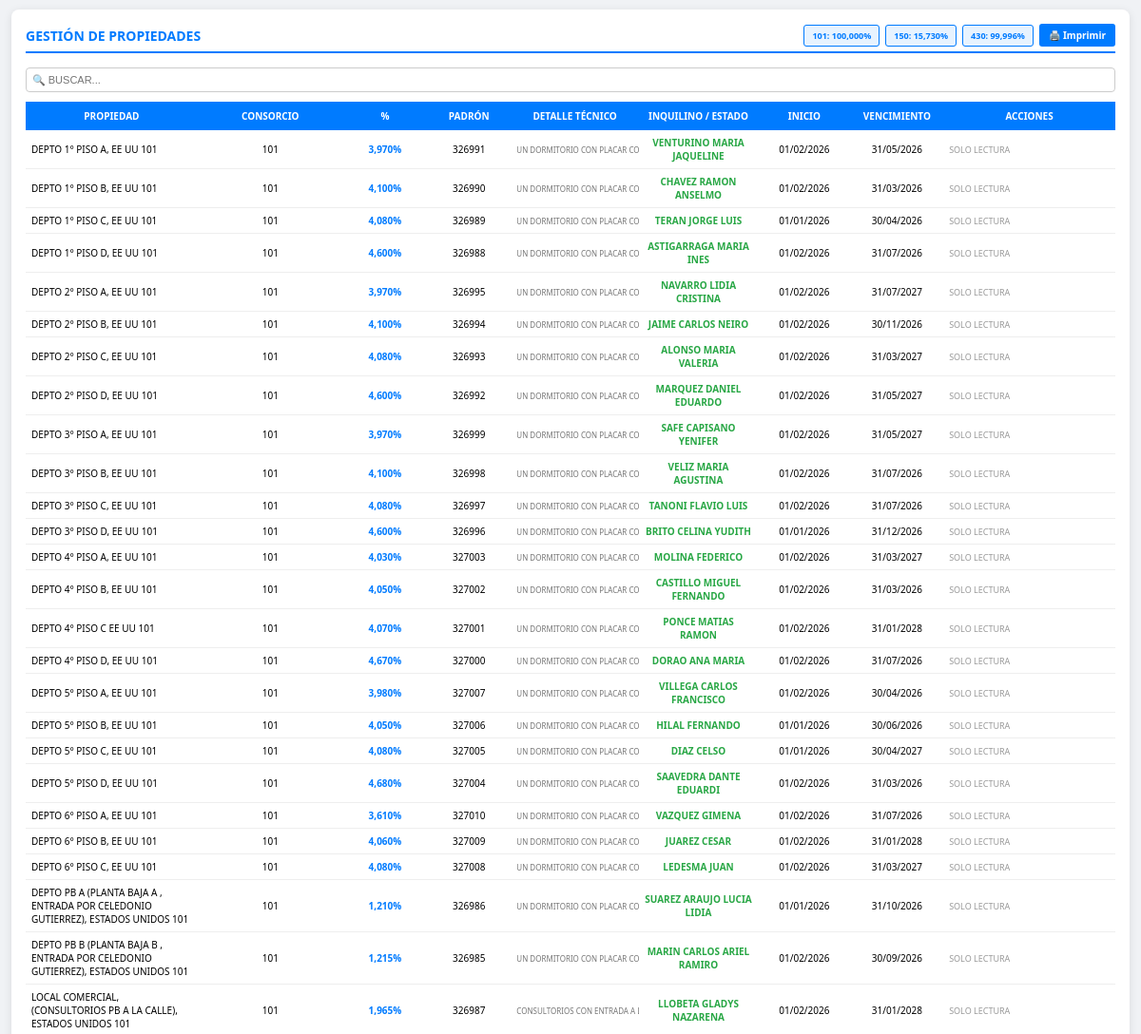
The page /propiedades.php (signed in, upper part) on the database as committed earlier.
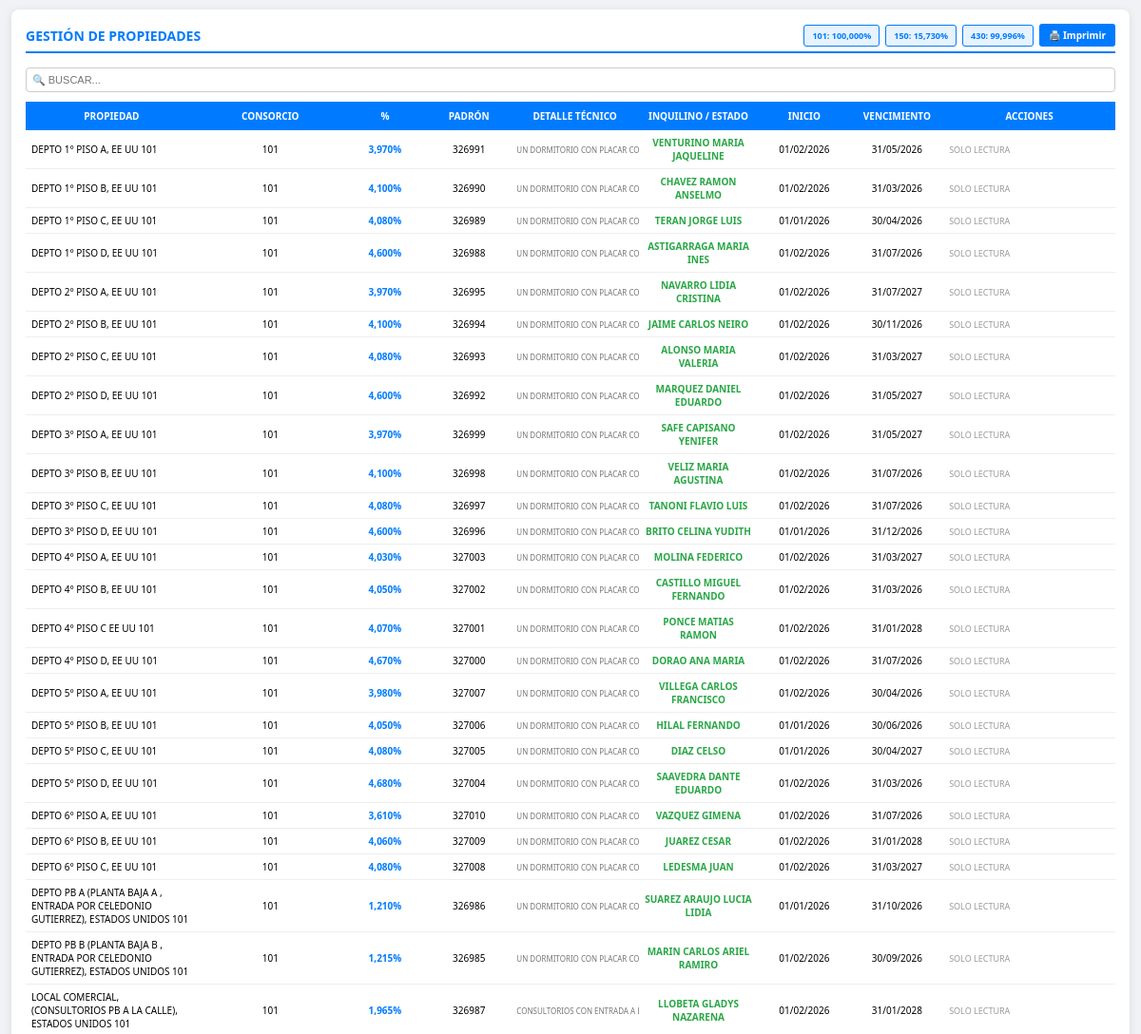
The same page on the database as committed later.
### tables this page shows
CREATE TABLE `propiedades` (
  `propiedad_id` int(11) NOT NULL AUTO_INCREMENT,
  `propiedad` varchar(255) NOT NULL,
  `ciudad` varchar(100) DEFAULT NULL,
  `padron` varchar(12) NOT NULL,
  `detalle` text NOT NULL,
  `consorcio` varchar(5) NOT NULL,
  `porcentaje` decimal(6,3) DEFAULT NULL,
  `propietario_id` int(11) NOT NULL,
  `alquiler` int(11) DEFAULT NULL,
  PRIMARY KEY (`propiedad_id`),
  UNIQUE KEY `padron` (`padron`),
  KEY `fk_propietario` (`propietario_id`),
  CONSTRAINT `fk_propietario` FOREIGN KEY (`propietario_id`) REFERENCES `usuarios` (`id`)
);

CREATE TABLE `usuarios` (
  `id` int(11) NOT NULL AUTO_INCREMENT,
  `apellido` varchar(150) NOT NULL,
  `dni` varchar(20) NOT NULL,
  `cuit` varchar(25) DEFAULT NULL,
  `domicilio` varchar(200) DEFAULT NULL,
  `email` varchar(100) DEFAULT NULL,
  `celular` varchar(20) DEFAULT NULL,
  `consorcio` varchar(100) DEFAULT NULL,
  PRIMARY KEY (`id`)
);

CREATE TABLE `alquileres` (
  `alquiler_id` int(11) NOT NULL AUTO_INCREMENT,
  `propiedad_id` int(11) NOT NULL,
  `inquilino1_id` int(11) NOT NULL,
  `inquilino2_id` int(11) DEFAULT NULL,
  `codeudor1_id` int(11) NOT NULL,
  `codeudor2_id` int(11) DEFAULT NULL,
  `plazo_meses` int(11) DEFAULT NULL,
  `destino` varchar(50) DEFAULT 'VIVIENDA',
  `fecha_inicio` date DEFAULT NULL,
  `fecha_fin` date DEFAULT NULL,
  `precio_convenido` decimal(10,2) DEFAULT NULL,
  `fecha_firma` date DEFAULT NULL,
  `monto_deposito` decimal(10,2) DEFAULT NULL,
  `estado` enum('VIGENTE','BAJA') DEFAULT 'VIGENTE',
  `fecha_creacion` timestamp NOT NULL DEFAULT current_timestamp(),
  PRIMARY KEY (`alquiler_id`)
);

### propiedades.php (the view, shortened to what this page needs)
<?php
include 'db.php';
$sql = "SELECT p.*, u.apellido as nombre_inquilino, a.fecha_inicio as inicio, a.fecha_fin as vencimiento
        FROM propiedades p
        LEFT JOIN alquileres a ON a.propiedad_id = p.propiedad_id AND a.estado = 'VIGENTE'
        LEFT JOIN usuarios u ON a.inquilino1_id = u.id
        ORDER BY p.consorcio ASC, p.propiedad ASC";
$resultado = mysqli_query($conexion, $sql);
$nivelAcceso = (int)($_SESSION['acceso_nivel'] ?? 0);
$soloLectura = ($nivelAcceso < 2);
$sumas_consorcios = array();
$r_consorcios = mysqli_query($conexion, "SELECT consorcio, COALESCE(SUM(porcentaje), 0) AS total FROM propiedades WHERE porcentaje IS NOT NULL AND consorcio IS NOT NULL AND consorcio != '' GROUP BY consorcio ORDER BY consorcio ASC");
if ($r_consorcios) {
    while ($row_cons = mysqli_fetch_assoc($r_consorcios)) {
        $sumas_consorcios[$row_cons['consorcio']] = (float)$row_cons['total'];
    }
}
?>
<!DOCTYPE html>
<html lang="es">
<head>
</head>
<body onkeydown="var e=event||window.event;if((e.keyCode||e.which)===27){e.preventDefault();window.location.href='index.php';return false;}">
<div class="contenedor">
    <div class="encabezado">
        <h2>Gestión de Propiedades</h2>
        <div style="display:flex; align-items:center; gap:6px; flex-wrap:wrap;">
            <?php foreach ($sumas_consorcios as $cons => $suma): ?>
            <span style="background:#e7f3ff; color:#007bff; padding:4px 8px; border-radius:3px; font-weight:bold; font-size:9px; border:1px solid #007bff; white-space:nowrap;"><?= htmlspecialchars($cons) ?>: <?= number_format($suma, 3, ',', '.') ?>%</span>
            <?php endforeach; ?>
            <a href="imprimir_propiedades.php" target="_blank" style="background:#007bff; color:white; padding:5px 10px; border-radius:3px; text-decoration:none; font-weight:bold; font-size:10px;">🖨️ Imprimir</a>
        </div>
    </div>
    <div class="controles">
        <input type="text" id="txtBuscar" placeholder="🔍 BUSCAR..." onkeyup="filtrarPropiedades()">
    </div>
    <table class="tabla-prop">
        <thead>
            <tr>
                <th class="col-propiedad">Propiedad</th>
                <th class="col-consorcio">Consorcio</th>
                <th class="col-porcentaje">%</th>
                <th class="col-padron">Padrón</th>
                <th class="col-detalle">Detalle Técnico</th>
                <th class="col-estado">Inquilino / Estado</th>
                <th class="col-inicio">Inicio</th>
                <th class="col-vencimiento">Vencimiento</th>
                <th class="col-acciones">Acciones</th>
            </tr>
        </thead>
        <tbody id="cuerpoTabla">
            <?php while ($f = mysqli_fetch_array($resultado)):
                $alquilada = !empty($f['nombre_inquilino']);
                $inicio = !empty($f['inicio']) ? date('d/m/Y', strtotime($f['inicio'])) : '-';
                $venc = !empty($f['vencimiento']) ? date('d/m/Y', strtotime($f['vencimiento'])) : '-';
            ?>
            <tr class="fila-propiedad" data-id="<?= $f['propiedad_id'] ?>" onclick="seleccionarPropiedad(<?= $f['propiedad_id'] ?>, this, event)">
                <td class="al-izq"><?= $f['propiedad'] ?></td>
                <td class="al-cen"><?= $f['consorcio'] ?></td>
                <td class="al-cen" style="font-weight:bold; color:#007bff;"><?= $f['porcentaje'] !== null ? number_format($f['porcentaje'], 3, ',', '.') . '%' : '-' ?></td>
                <td class="al-cen"><?= $f['padron'] ?></td>
                <td class="al-cen" style="font-size: 8px; color: #777; white-space: nowrap;"><?= substr($f['detalle'],0,30) ?>...</td>
                <td class="al-cen">
                    <?= $alquilada ? "<span class='inquilino-nombre'>{$f['nombre_inquilino']}</span>" : "<span class='disponible'>DISPONIBLE</span>" ?>
                </td>
                <td class="al-cen"><?= $inicio ?></td>
                <td class="al-cen"><?= $venc ?></td>
                <td>
                    <?php if (!$soloLectura): ?>
                    <div class="flex-acciones" onclick="event.stopPropagation()">
                        <?php if($alquilada): ?>
                            <button onclick="finalizarContrato(<?= $f['propiedad_id'] ?>)" class="btn btn-fin w-grande">FIN CONTRATO</button>
                            <button onclick="imprimirContrato(<?= $f['propiedad_id'] ?>)" class="btn btn-print w-chico">IMPRIMIR CONTRATO</button>
                        <?php else: ?>
                            <button onclick="eliminarPropiedad(<?= $f['propiedad_id'] ?>)" class="btn btn-baja w-grande">BAJA PROP.</button>
                            <div style="width: 45px;"></div>
                        <?php endif; ?>
                    </div>
                    <?php else: ?>
                    <span style="color:#999; font-size:9px;">Solo lectura</span>
                    <?php endif; ?>
                </td>
            </tr>
            <?php endwhile; ?>
        </tbody>
    </table>
</div>
</body>
</html>

Rows that differ between the two databases and show on the page:
changed through a linked row, propiedades "DEPTO 5° PISO D, EE UU 101": usuarios.apellido "SAAVEDRA DANTE EDUARDI" → "SAAVEDRA DANTE EDUARDO"
